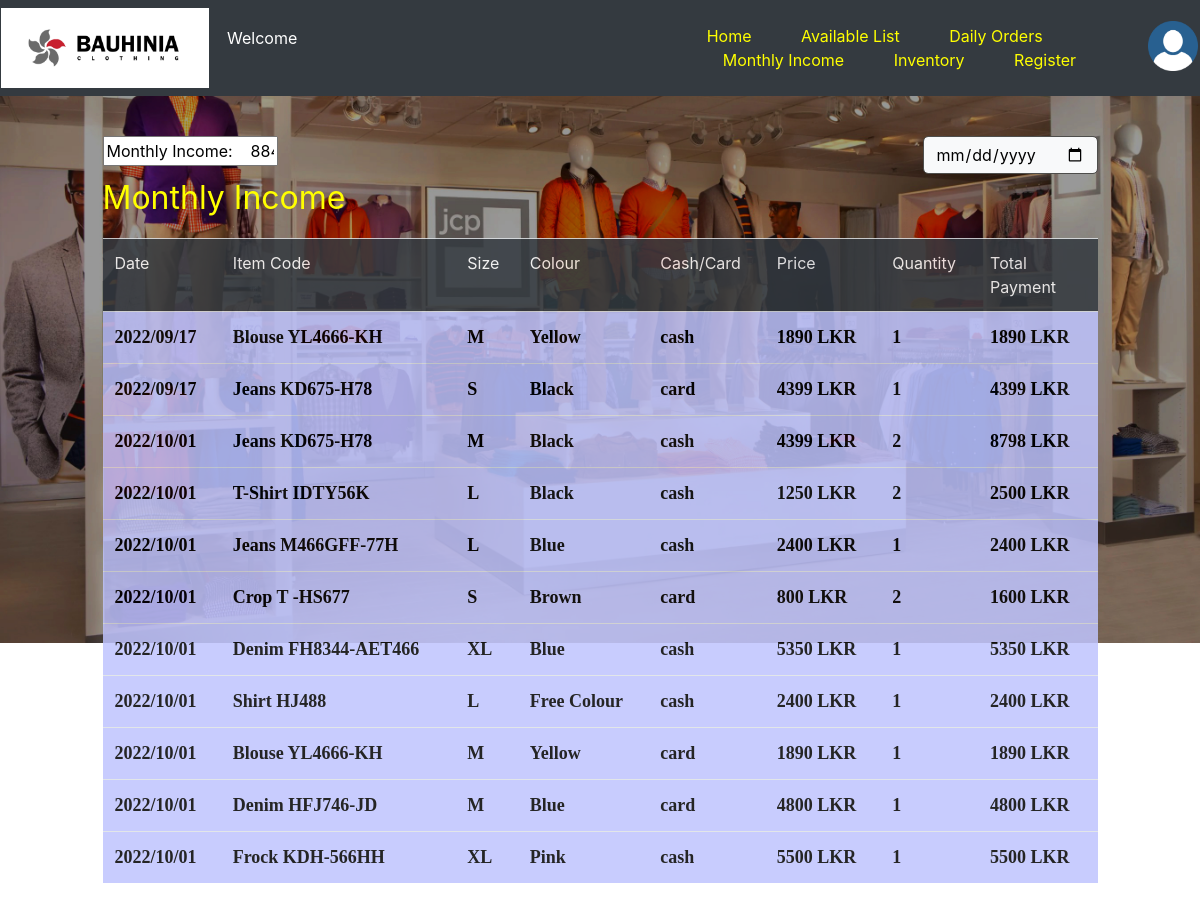
The app's page /Views/monthlyIncome.php (signed in) with its own data.
### tables this page shows
CREATE TABLE `tblorders` (
  `id` int(10) NOT NULL,
  `date` varchar(20) NOT NULL,
  `firstName` varchar(20) NOT NULL,
  `lastName` varchar(30) NOT NULL,
  `email` varchar(50) NOT NULL,
  `address` varchar(100) NOT NULL,
  `mobile` varchar(10) NOT NULL,
  `hotline` varchar(10) NOT NULL,
  `itemCode` varchar(20) NOT NULL,
  `color` varchar(20) NOT NULL,
  `size` varchar(3) NOT NULL,
  `price` int(6) NOT NULL,
  `qty` int(5) NOT NULL,
  `paymentMethod` varchar(4) NOT NULL
);

### Views/monthlyIncome.php (the view, shortened to what this page needs)
<!DOCTYPE html>
<html lang="en">
<head>
    <link rel="stylesheet" type="text/css" href="css/bootstrap.css"/>
    <link rel="stylesheet" type="text/css" href="styles_for_BAUHINIA.css"/>
</head>
<body class="bg">
    <div class="menu">
        <?php include 'menu.php';?>
    </div>
    <?php
                    require_once('connection.php');
                    $insert_query = "SELECT * FROM tblorders";
                    $execute_query = mysqli_query($connection,$insert_query);
                    $table = "";
                    if($execute_query)
                    {
                        $rowCount = mysqli_num_rows($execute_query);
                        for($i=0; $i<$rowCount; $i++)
                        {
                            $records = mysqli_fetch_assoc($execute_query);
                            $total = $records['price']*$records['qty'];
                            $table.= '<tr class="table11" style="background-color:#bfc4fe; transition:font-size 2s;" height=40>';
                            $table.= '<td style="white-space: nowrap; overflow:hidden; text-overflow: ellipsis; "><font face=calibri color=black size=4><b>'.$records['date'].'</b></font></td>';
                            $table.= '<td style="white-space: nowrap; overflow:hidden; text-overflow: ellipsis; "><font face=calibri color=black size=4><b>'.$records['itemCode'].'</b></font></td>';
                            $table.= '<td style="white-space: nowrap; overflow:hidden; text-overflow: ellipsis; "><font face=calibri color=black size=4><b>'.$records['size'].'</b></font></td>';
                            $table.= '<td style="white-space: nowrap; overflow:hidden; text-overflow: ellipsis; "><font face=calibri color=black size=4><b>'.$records['color'].'</b></font></td>';
                            $table.= '<td style="white-space: nowrap; overflow:hidden; text-overflow: ellipsis; "><font face=calibri color=black size=4><b>'.$records['paymentMethod'].'</b></font></td>';
                            $table.= '<td style="white-space: nowrap; overflow:hidden; text-overflow: ellipsis; "><font face=calibri color=black size=4><b>'.$records['price'].'&nbspLKR</b></font></td>';
                            $table.= '<td style="white-space: nowrap; overflow:hidden; text-overflow: ellipsis; "><font face=calibri color=black size=4><b>'.$records['qty'].'</b></font></td>';
                            $table.= '<td style="white-space: nowrap; overflow:hidden; text-overflow: ellipsis; "><font face=calibri color=black size=4><b>'.$total.'&nbspLKR</b></font></td>';
                            $table.= '</tr>';
                        }
                    }
            ?>
        <div style="height:40px;"></div>
        <div class="row justify-content-center">
                    <div class="col-2">
                        <input type="text" name="totalIncome" value="Monthly Income:    8845340 LKR" style="width:100%;" class="text-center">
                    </div>
                    <div class="col-6"></div>
                    <div class="col-2">
                        <input type="date" id="datepicker" placeholder="Select date" class="bg-light form-control" name="issueDate" style="width:100%; border-style:solid; border-color:#4e4e4c; border-radius:5px; color:black;">
                    </div>
        </div>
        <div class="row justify-content-center clear-left">
            <div class="table-responsive col-10">
            <p><font color=yellow size=6>Monthly Income</font></p>
                <table action="addnewbookBack.php" class="table table-striped" style="opacity:0.85; background:transarent;">
                        <tr class="bg-dark" height=30>
                            <td class="color" style="width:%"><font size=3 color="white">Date</font></td>
                            <td class="color" style="width:%"><font size=3 color="white">Item Code</font></td>
                            <td class="color" style="width:%"><font size=3 color="white">Size</font></td>
                            <td class="color" style="width:%"><font size=3 color="white">Colour</font></td>
                            <td class="color" style="width:%"><font size=3 color="white">Cash/Card</font></td>
                            <td class="color" style="width:%"><font size=3 color="white">Price</font></td>
                            <td class="color" style="width:%"><font size=3 color="white">Quantity</font></td>
                            <td class="color" style="width:12%"><font size=3 color="white">Total Payment</font></td>
                        </tr>
                            <?php
                                echo $table;
                            ?>
                </table>
            </div>
        </div>
</body>
</html>

### Views/styles_for_BAUHINIA.css (style rules this page uses)
.clear-left { clear:left; }
.color { color:black; }

### Views/monthlyIncome.php (style rules this page uses)
.bg { background-image: url(../assets/fashion-store.jpg); height: 100%; background-position: relative; background-repeat: no-repeat; background-size: 100%; }

### records on screen
tblorders: date "2022/09/17", itemCode "Blouse YL4666-KH", size "M", color "Yellow", paymentMethod "cash", price "1890", qty "1"
tblorders: date "2022/09/17", itemCode "Jeans KD675-H78", size "S", color "Black", paymentMethod "card", price "4399", qty "1"
tblorders: date "2022/10/01", itemCode "Jeans KD675-H78", size "M", color "Black", paymentMethod "cash", price "4399", qty "2", total "8798"
tblorders: date "2022/10/01", itemCode "T-Shirt IDTY56K", size "L", color "Black", paymentMethod "cash", price "1250", qty "2", total "2500"
tblorders: date "2022/10/01", itemCode "Jeans M466GFF-77H", size "L", color "Blue", paymentMethod "cash", price "2400", qty "1"
tblorders: date "2022/10/01", itemCode "Crop T -HS677", size "S", color "Brown", paymentMethod "card", price "800", qty "2", total "1600"
tblorders: date "2022/10/01", itemCode "Denim FH8344-AET466", size "XL", color "Blue", paymentMethod "cash", price "5350", qty "1"
tblorders: date "2022/10/01", itemCode "Shirt HJ488", size "L", color "Free Colour", paymentMethod "cash", price "2400", qty "1"
tblorders: date "2022/10/01", itemCode "Blouse YL4666-KH", size "M", color "Yellow", paymentMethod "card", price "1890", qty "1"
tblorders: date "2022/10/01", itemCode "Denim HFJ746-JD", size "M", color "Blue", paymentMethod "card", price "4800", qty "1"
tblorders: date "2022/10/01", itemCode "Frock KDH-566HH", size "XL", color "Pink", paymentMethod "cash", price "5500", qty "1"
